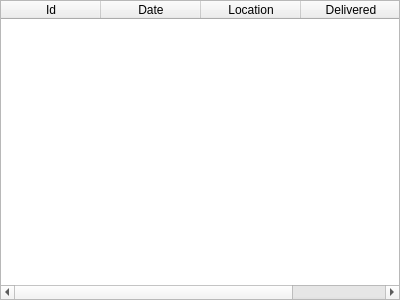
<?xml version="1.0" encoding="UTF-8"?>
<ui version="4.0">
 <class>DeliveriesForm</class>
 <widget class="QWidget" name="DeliveriesForm">
  <property name="geometry">
   <rect>
    <x>0</x>
    <y>0</y>
    <width>400</width>
    <height>300</height>
   </rect>
  </property>
  <property name="windowTitle">
   <string/>
  </property>
  <layout class="QVBoxLayout" name="verticalLayout">
   <property name="leftMargin">
    <number>0</number>
   </property>
   <property name="topMargin">
    <number>0</number>
   </property>
   <property name="rightMargin">
    <number>0</number>
   </property>
   <property name="bottomMargin">
    <number>0</number>
   </property>
   <item>
    <widget class="QTableWidget" name="tableWidget">
     <property name="selectionMode">
      <enum>QAbstractItemView::SingleSelection</enum>
     </property>
     <property name="selectionBehavior">
      <enum>QAbstractItemView::SelectRows</enum>
     </property>
     <column>
      <property name="text">
       <string>Id</string>
      </property>
     </column>
     <column>
      <property name="text">
       <string>Date</string>
      </property>
     </column>
     <column>
      <property name="text">
       <string>Location</string>
      </property>
     </column>
     <column>
      <property name="text">
       <string>Delivered</string>
      </property>
     </column>
    </widget>
   </item>
  </layout>
 </widget>
 <resources/>
 <connections/>
</ui>
